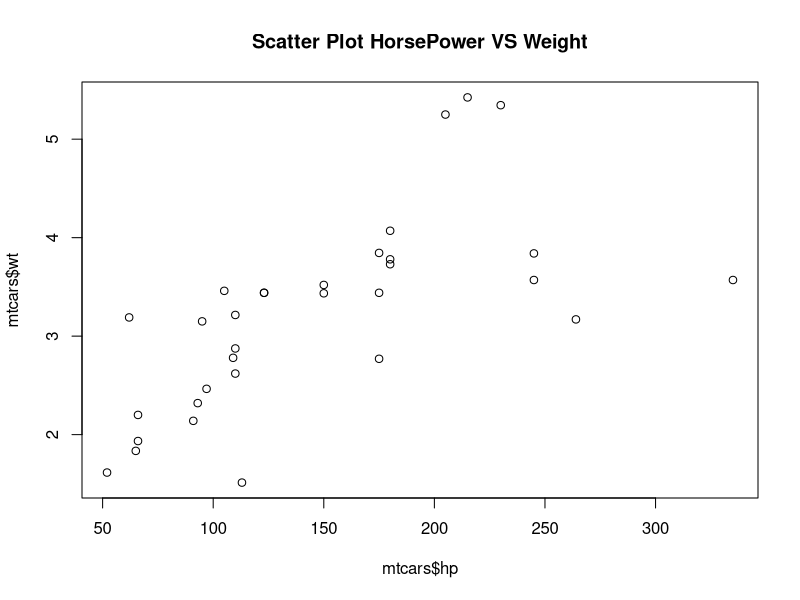
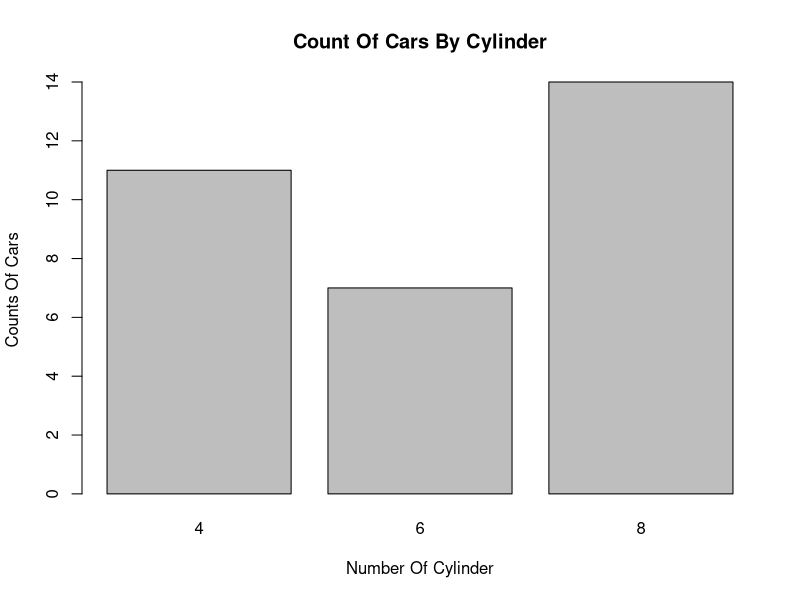
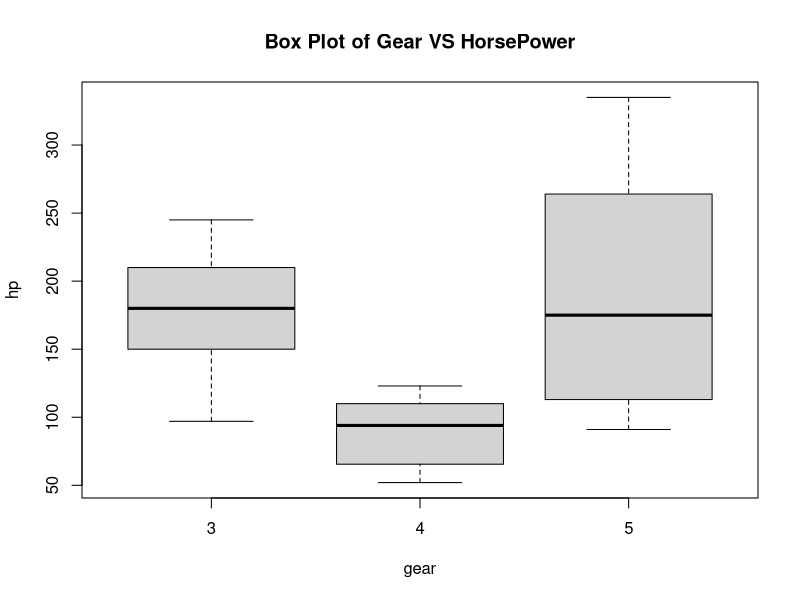
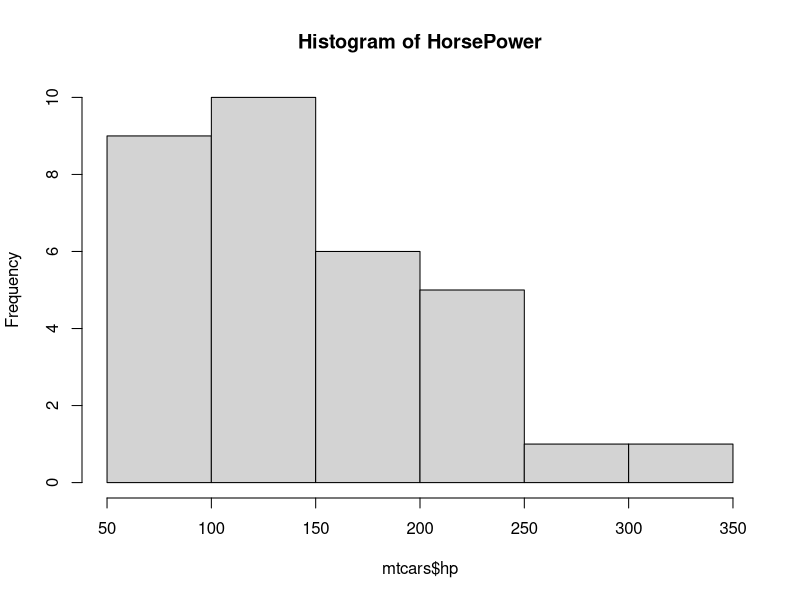

Generate these figures, in order, with R:
# import mtcars datafraame

data("mtcars")

#scatter plot

plot(x = mtcars$hp, y = mtcars$wt, 
    main = 'Scatter Plot HorsePower VS Weight')

#barplot

count_cyl = table(mtcars$cyl)
barplot(count_cyl, 
        main = 'Count Of Cars By Cylinder', 
        xlab = 'Number Of Cylinder', 
        ylab = 'Counts Of Cars')

#boxplot

boxplot(hp~gear,data = mtcars, 
        main = 'Box Plot of Gear VS HorsePower') 

#histogram

hist(x = mtcars$hp, 
     main = 'Histogram of HorsePower')
